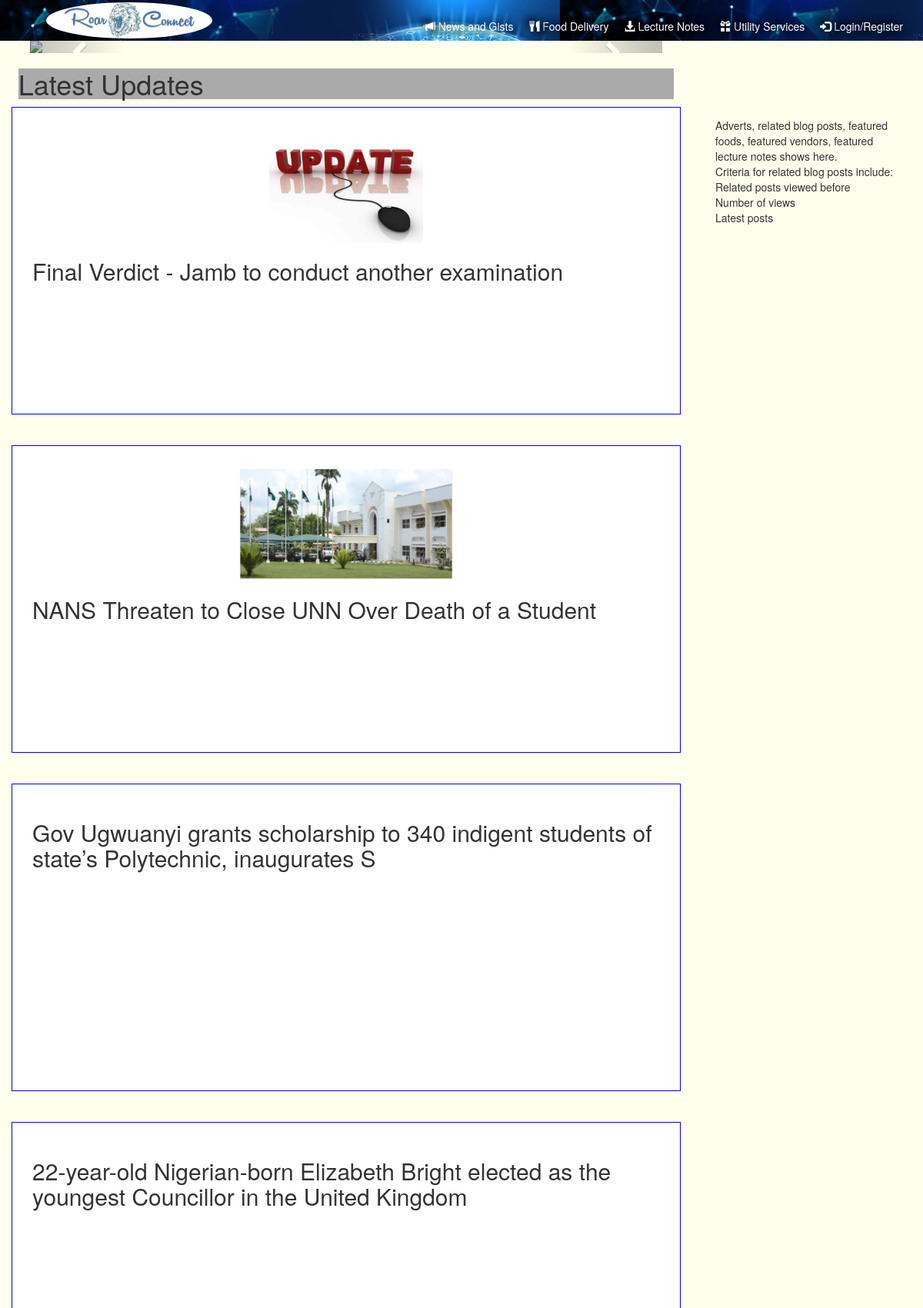
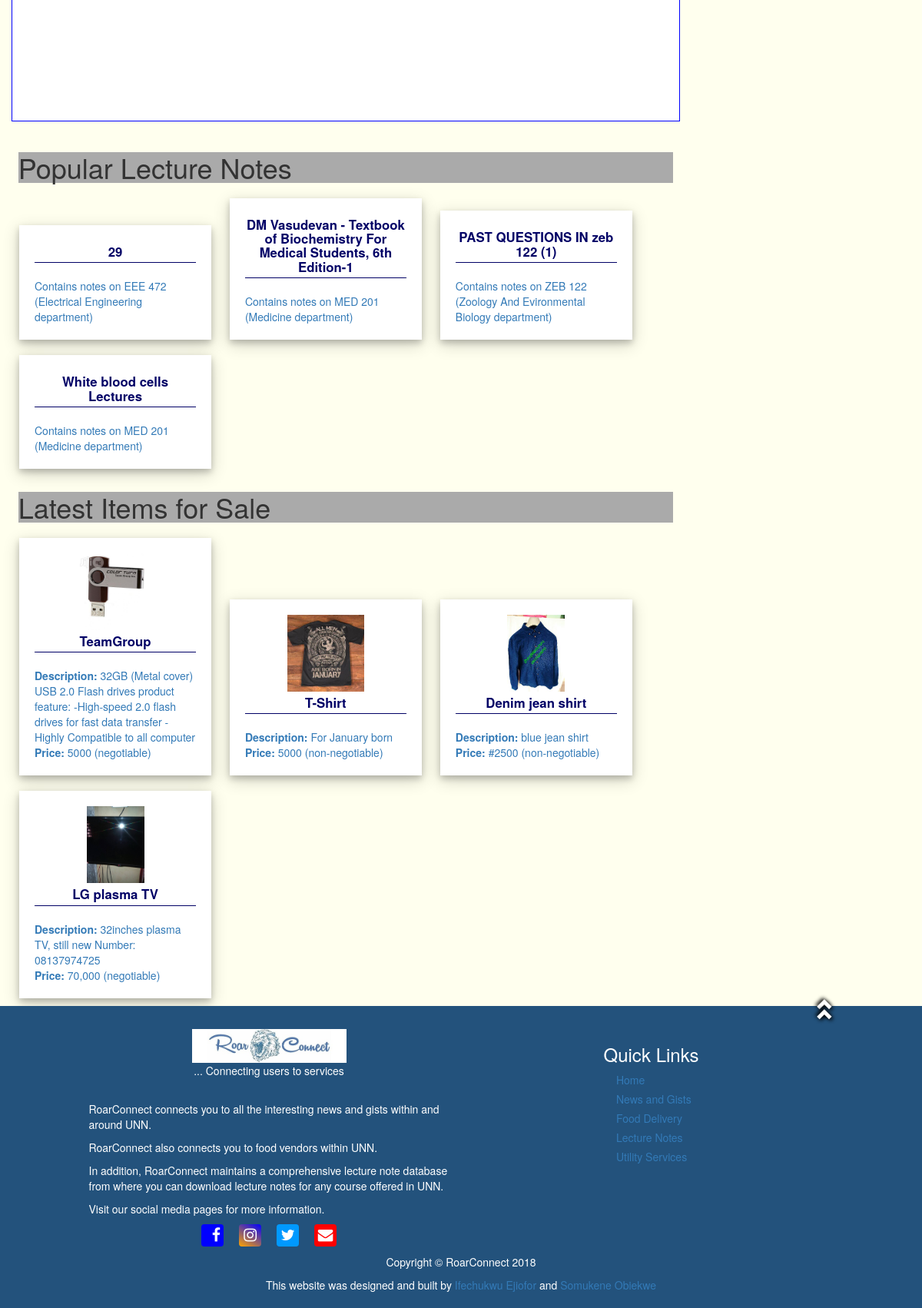
The page / on the database its author committed (2 pictures, top to bottom).
### tables this page shows
CREATE TABLE `blog_posts` (
  `blog_post_id` int(11) NOT NULL,
  `blog_category_id` int(11) DEFAULT NULL,
  `user_id_of_poster` int(11) DEFAULT NULL,
  `blog_post_image_filename` varchar(120) DEFAULT NULL,
  `blog_post_caption` varchar(100) DEFAULT NULL,
  `blog_post_text` text,
  `blog_post_time_of_posting` datetime DEFAULT NULL,
  `blog_post_number_of_views` int(11) DEFAULT '0',
  `blog_post_approval_status` enum('NEWLY UPLOADED','APPROVED','UNAPPROVED') DEFAULT 'UNAPPROVED',
  `blog_post_inherent_relevance` int(11) DEFAULT NULL
);

CREATE TABLE `blog_categories` (
  `blog_category_id` int(11) NOT NULL,
  `user_id_of_main_blogger` int(11) DEFAULT NULL,
  `blog_category_name` varchar(50) DEFAULT NULL
);

CREATE TABLE `lecture_notes` (
  `lecture_note_id` int(11) NOT NULL,
  `lecture_note_file_name` varchar(100) DEFAULT NULL,
  `lecture_note_file_extension` varchar(4) DEFAULT NULL,
  `lecture_note_number_of_pages` smallint(6) DEFAULT NULL,
  `course_code` char(7) DEFAULT NULL
);

CREATE TABLE `departments` (
  `department_id` int(11) NOT NULL,
  `faculty_id` int(11) DEFAULT NULL,
  `department_name` varchar(100) DEFAULT NULL,
  `department_duration_of_programme` tinyint(4) DEFAULT NULL
);

CREATE TABLE `photo_upload` (
  `id_new` int(11) NOT NULL,
  `people_id` varchar(20) DEFAULT NULL,
  `name_of_item` varchar(200) NOT NULL,
  `category` text NOT NULL,
  `brief_descripition` varchar(505) NOT NULL,
  `price` varchar(30) NOT NULL,
  `checks` enum('NEWLY UPLOADED','APPROVED','UNAPPROVED') DEFAULT 'NEWLY UPLOADED',
  `negotiable` text NOT NULL,
  `image_size` varchar(220) NOT NULL,
  `evaluate` varchar(10) NOT NULL
);

### includes/utilityFunctions.php (the view, shortened to what this page needs)
<?php
require_once 'performBasicInitializations.php';
function displayLatestStuffs()
{
   global $db;
   $query = 'SELECT blog_post_id, blog_post_caption, blog_post_image_filename, blog_category_id FROM blog_posts WHERE blog_post_approval_status = "APPROVED"';
   $query .= ' ORDER BY blog_post_time_of_posting DESC LIMIT 4';
   $resultContainingLatestBlogPosts = mysqli_query( $db, $query ) or die( $markupIndicatingDatabaseQueryFailure );
   if ( mysqli_num_rows( $resultContainingLatestBlogPosts ) > 0 ) {
?>
               <section>
                  <div id="ashColouredContainerWithoutPadding">
                     <header id="minorHeaderType2">
                        <h1>Latest Updates</h1>
                     </header>
                  </div>
<?php
      $rowContainingLatestBlogPost = mysqli_fetch_assoc( $resultContainingLatestBlogPosts );
      while ( $rowContainingLatestBlogPost != NULL ) {
         $query = 'SELECT blog_category_name FROM blog_categories WHERE blog_category_id = ' . $rowContainingLatestBlogPost['blog_category_id'];
         $resultContainingDataAboutBlogCategory = mysqli_query( $db, $query ) or die( $markupIndicatingDatabaseQueryFailure );
         $rowContainingDataAboutBlogCategory = mysqli_fetch_assoc( $resultContainingDataAboutBlogCategory );
?>
                  <a href="blog.php?category=<?php echo $rowContainingDataAboutBlogCategory['blog_category_name'] ?>&idOfRequiredPost=<?php echo $rowContainingLatestBlogPost['blog_post_id'] ?>" id="blogHeadlineContainer">
<?php
	if ( $rowContainingLatestBlogPost['blog_post_image_filename'] != NULL ) {
?>
                     <img src="images/ImagesFor<?php echo $rowContainingDataAboutBlogCategory['blog_category_name'] ?>Updates/<?php echo $rowContainingLatestBlogPost['blog_post_image_filename'] ?>" alt="Image of <?php echo $rowContainingLatestBlogPost['blog_post_caption'] ?>" id="<?php echo $counter % 2 == 0 ? 'blogHeadlineImageEven' : 'blogHeadlineImageOdd' ?>" />
<?php
	}
?>
                     <h2 id="blogHeadlineText"><?php echo $rowContainingLatestBlogPost['blog_post_caption'] ?></h2>
                  </a>
<?php
         $rowContainingLatestBlogPost = mysqli_fetch_assoc( $resultContainingLatestBlogPosts );
      }
?>
               </section>
<?php
   }
   $query = 'SELECT lecture_note_id FROM lecture_notes ORDER BY lecture_note_id DESC LIMIT 1';
   $resultContainingLectureNoteWithHighestId = mysqli_query( $db, $query ) or die( $markupIndicatingDatabaseQueryFailure );
   $rowContainingLectureNoteWithHighestId = mysqli_fetch_assoc( $resultContainingLectureNoteWithHighestId );
   $highestLectureNoteId = $rowContainingLectureNoteWithHighestId['lecture_note_id'];
   $query = 'SELECT lecture_note_file_name, course_code FROM lecture_notes WHERE lecture_note_id = ' . rand( 1, $highestLectureNoteId ) . ' OR lecture_note_id = ' . rand( 1, $highestLectureNoteId ) . ' OR lecture_note_id = ' . rand( 1, $highestLectureNoteId ) . ' OR lecture_note_id = ' . rand( 1, $highestLectureNoteId );
   $resultContainingLectureNotes = mysqli_query( $db, $query ) or die( $markupIndicatingDatabaseQueryFailure );
   if ( mysqli_num_rows( $resultContainingLectureNotes ) > 0 ) {
?>
               <section>
                  <div id="ashColouredContainerWithoutPadding">
                     <header id="minorHeaderType2">
                        <h1>Popular Lecture Notes</h1>
                     </header>
                  </div>
<?php
      $rowContainingLectureNote = mysqli_fetch_assoc( $resultContainingLectureNotes );
      while ( $rowContainingLectureNote != NULL ) {
         $query = 'SELECT course_year_of_study, department_id FROM courses WHERE course_code = "' . $rowContainingLectureNote['course_code'] . '"';
         $resultContainingDataAboutAssociatedCourse = mysqli_query( $db, $query ) or die( $markupIndicatingDatabaseQueryFailure );
         $rowContainingDataAboutAssociatedCourse = mysqli_fetch_assoc( $resultContainingDataAboutAssociatedCourse );
         $query = 'SELECT * FROM departments WHERE department_id = ' . $rowContainingDataAboutAssociatedCourse['department_id'];
         $resultContainingDataAboutAssociatedDepartment = mysqli_query( $db, $query ) or die( $markupIndicatingDatabaseQueryFailure );
         $rowContainingDataAboutAssociatedDepartment = mysqli_fetch_assoc( $resultContainingDataAboutAssociatedDepartment );
?>
                  <a href="view_lecture_note_information.php?departmentId=<?php echo $rowContainingDataAboutAssociatedDepartment['department_id'] ?>&departmentName=<?php echo $rowContainingDataAboutAssociatedDepartment['department_name'] ?>&durationOfProgramme=<?php echo $rowContainingDataAboutAssociatedDepartment['department_duration_of_programme'] ?>&facultyId=<?php echo $rowContainingDataAboutAssociatedDepartment['faculty_id'] ?>&yearOfStudy=<?php echo $rowContainingDataAboutAssociatedCourse['course_year_of_study'] ?>" id="looksLikeASmallPaperCard">
                     <header id="headerOfPaperCard">
                        <h2><?php echo $rowContainingLectureNote['lecture_note_file_name'] ?></h2>
                     </header>
                     <div id="bodyOfPaperCard">
                        <p>Contains notes on <?php echo $rowContainingLectureNote['course_code'] ?></p>
                        <p>(<?php echo $rowContainingDataAboutAssociatedDepartment['department_name'] ?> department)</p>
                     </div>
                  </a>
<?php
         $rowContainingLectureNote = mysqli_fetch_assoc( $resultContainingLectureNotes );
      }
?>
               </section>
<?php
   }
   $query = 'SELECT * FROM photo_upload WHERE checks = "APPROVED" AND people_id NOT LIKE "VENDOR_%" ORDER BY id_new DESC LIMIT 4';
   $resultContainingLatestPhotoUploads = mysqli_query( $db, $query );
   if ( mysqli_num_rows( $resultContainingLatestPhotoUploads ) > 0 ) {
?>
               <section>
                  <div id="ashColouredContainerWithoutPadding">
                     <header id="minorHeaderType2">
                        <h1>Latest Items for Sale</h1>
                     </header>
                  </div>
<?php
      $rowContainingLatestPhotoUpload = mysqli_fetch_assoc( $resultContainingLatestPhotoUploads );
      while ( $rowContainingLatestPhotoUpload != NULL ) {
?>
               <a href="view_all_items.php?category=<?php echo ucwords( $rowContainingLatestPhotoUpload['category'] ) ?>" id="looksLikeASmallPaperCard">
                  <div id="headerOfPaperCard">
                     <img src ="images/uploaded<?php echo ucwords( $rowContainingLatestPhotoUpload['category'] ) ?>Snapshots/<?php echo $rowContainingLatestPhotoUpload['people_id'] . '@' . $rowContainingLatestPhotoUpload['image_size'] ?>" alt="Snapshot of <?php echo $rowContainingLatestPhotoUpload['name_of_item'] ?>" />
                     <h4><?php echo $rowContainingLatestPhotoUpload['name_of_item'] ?></h4>
                  </div>
                  <div id="bodyOfPaperCard">
                     <p><span id="boldSmallSizedText">Description:</span> <?php echo $rowContainingLatestPhotoUpload['brief_descripition'] ?></p>
                     <p><span id="boldSmallSizedText">Price:</span> <?php echo $rowContainingLatestPhotoUpload['price'] . ' (' . ( $rowContainingLatestPhotoUpload['negotiable'] == 'YES' ? 'negotiable' : 'non-negotiable' ) . ')' ?></p>
                  </div>
               </a>
<?php
         $rowContainingLatestPhotoUpload = mysqli_fetch_assoc( $resultContainingLatestPhotoUploads );
      }
?>
               </section>
<?php
   }
}
?>

### assets/customized_css/main.css (style rules this page uses)
* { box-sizing: border-box; }
body { background-color: #ffffee; font-size: 14px; }
#looksLikeASmallPaperCard, #looksLikeABigPaperCard { display: inline-block; background-color: white; width: 250px; box-shadow: 0 4px 8px 0 rgba(0, 0, 0, 0.2), 0 6px 20px 0 rgba(0, 0, 0, 0.19); margin: 10px; padding: 20px; }
#looksLikeASmallPaperCard img, #looksLikeABigPaperCard img { display:block; margin: auto; max-height: 100px; max-width: 200px; }
#looksLikeASmallPaperCard #headerOfPaperCard, #looksLikeABigPaperCard #headerOfPaperCard { color: #000066; text-align: center; padding: 0; margin-bottom: 20px; border-bottom: 1px solid #000066; }
#looksLikeASmallPaperCard #headerOfPaperCard h1, #looksLikeASmallPaperCard #headerOfPaperCard h2, #looksLikeASmallPaperCard #headerOfPaperCard h3, #looksLikeASmallPaperCard #headerOfPaperCard h4, #looksLikeASmallPaperCard #headerOfPaperCard h5, #looksLikeASmallPaperCard #headerOfPaperCard h6, #looksLikeASmallPaperCard #headerOfPaperCard p { font-size: 1.2em; font-weight: bolder; margin: 5px 0; }
#looksLikeASmallPaperCard #bodyOfPaperCard p, #looksLikeABigPaperCard #bodyOfPaperCard p { margin: 0; }
#ashColouredContainerWithoutPadding { background-color: #AAA; padding: 0; width: 98%; margin: auto; }
#blogHeadlineContainer { display: block; height: 400px; border: 1px solid blue; background-color: white; color: #333; text-decoration: none; padding: 3%; margin-bottom: 40px; }
#blogHeadlineImageEven, #blogHeadlineImageOdd { height: 150px; max-width: 100%; display: block; margin: auto; }
#boldSmallSizedText, #boldSmallSizedRedText, #boldSmallSizedTextWithNoMargin { font-size: 1em; font-weight: bolder; }

### rows shown on the page
blog_posts: blog_category+blog_post_image_filename (picture), blog_post_caption "Final Verdict - Jamb to conduct another examination"
blog_posts: blog_category+blog_post_image_filename (picture), blog_post_caption "NANS Threaten to Close UNN Over Death of a Student"
blog_posts: blog_post_caption "Gov Ugwuanyi grants scholarship to 340 indigent students of state’s Polytechnic, inaugurates S"
blog_posts: blog_post_caption "22-year-old Nigerian-born Elizabeth Bright elected as the youngest Councillor in the United Kingdom"
departments: department_name "Electrical Engineering"
lecture_notes: lecture_note_file_name "29", course_code "EEE 472"
departments: department_name "Medicine"
lecture_notes: lecture_note_file_name "DM Vasudevan - Textbook of Biochemistry For Medical Students, 6th Edition-1", course_code "MED 201"
departments: department_name "Zoology And Evironmental Biology"
lecture_notes: lecture_note_file_name "PAST QUESTIONS IN zeb 122 (1)", course_code "ZEB 122"
lecture_notes: lecture_note_file_name "White blood cells Lectures", course_code "MED 201"
photo_upload: image_size (picture), name_of_item "TeamGroup", brief_descripition "32GB (Metal cover) USB 2.0 Flash drives product feature: -High-speed 2.0 flash drives for fast data transfer -Highly Compatible to all computer", price "5000", negotiable "negotiable"
photo_upload: image_size+name_of_item (picture), name_of_item "T-Shirt", brief_descripition "For January born", price "5000", negotiable "non-negotiable"
photo_upload: image_size+name_of_item (picture), name_of_item "Denim jean shirt", brief_descripition "blue jean shirt", price "#2500", negotiable "non-negotiable"
photo_upload: image_size+name_of_item (picture), name_of_item "LG plasma TV", brief_descripition "32inches plasma TV, still new Number: 08137974725", price "70,000", negotiable "negotiable"
